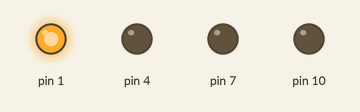
Bench run of a sketch on a simulated Arduino Uno, built with avr-gcc and run on an emulated ATmega328P. On the bench: output pins drawn as LEDs (lit = HIGH).

Above: at 0.2 s.
At 4.7 s:
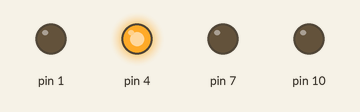
At 10.7 s:
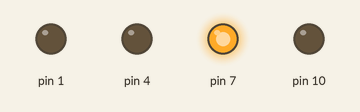
At 21.2 s:
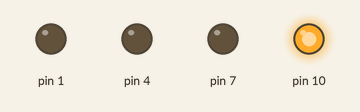
At 41.5 s:
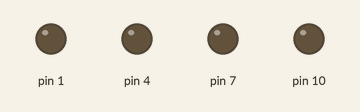
Timing chart, 0 to 42.9 s (numbered marks = the images above):
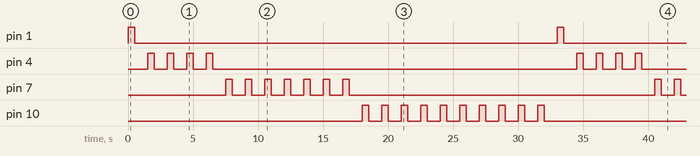

Measured:
- by itself, pin 1: alternates HIGH for 0.50 s and LOW for 32.5 s
- by itself, pin 4: repeats every 33.0 s: 3 × (LOW 1.0 s, HIGH 0.50 s), LOW 28.0 s, HIGH 0.50 s
- by itself, pin 7: repeats every 33.0 s: 6 × (LOW 1.0 s, HIGH 0.50 s), LOW 23.5 s, HIGH 0.50 s
- by itself, pin 10: repeats every 33.0 s: 9 × (LOW 1.0 s, HIGH 0.50 s), LOW 19.0 s, HIGH 0.50 s

The sketch:

New_pattern.ino
```cpp
void setup()
{
  int a;
  for(a=1;a<=10;a=a+3)
  {
    pinMode(a,OUTPUT);
  }

}

void loop()
{
  int i,j;
  for(i=1;i<=10;i=i+3)
  {
    for(j=1;j<=i;j++)
    {
      digitalWrite(i,HIGH);
      delay(500);
      digitalWrite(i,LOW);
      delay(1000);
    }
  }

}
```
